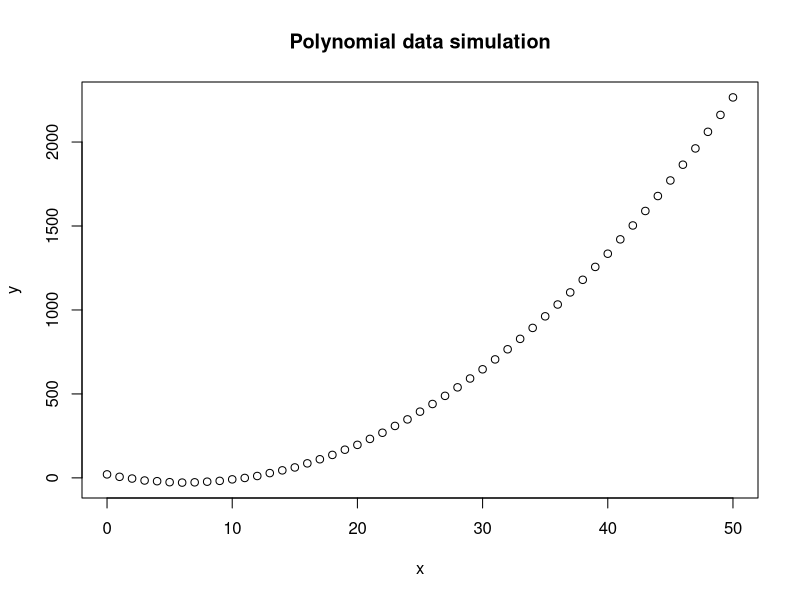
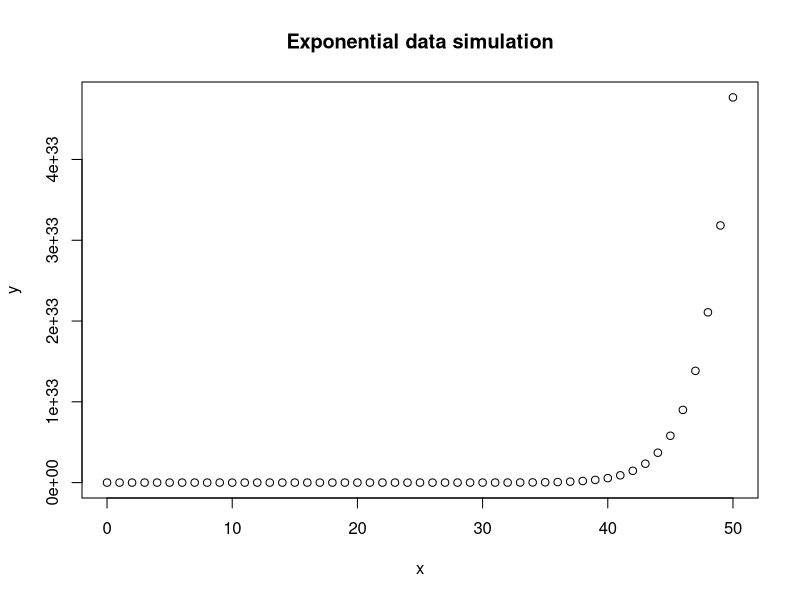
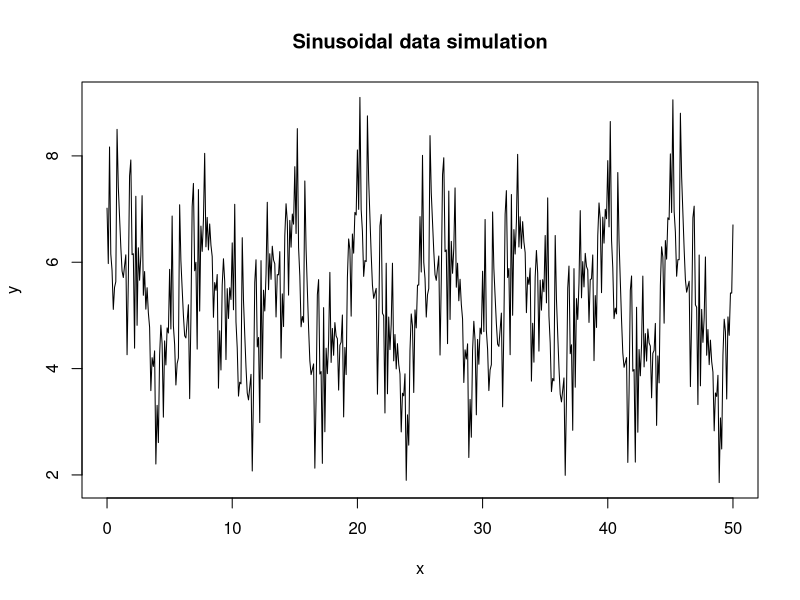
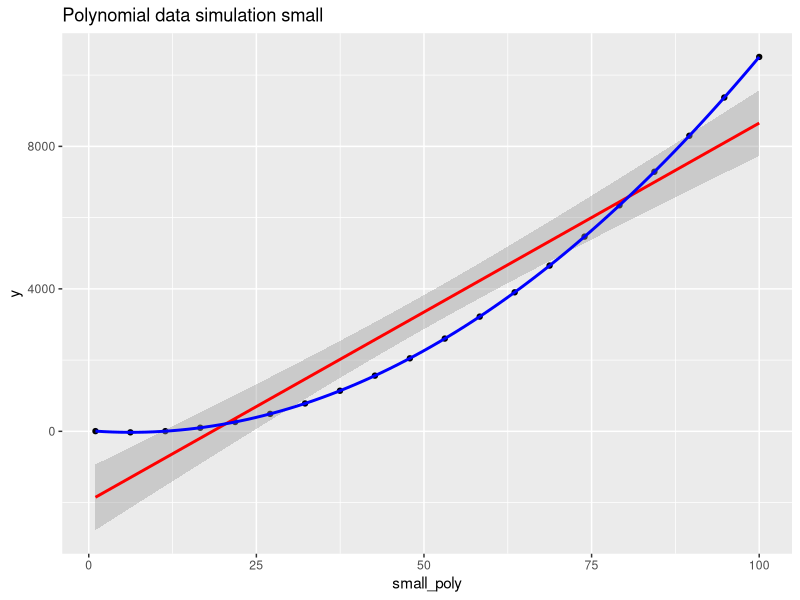
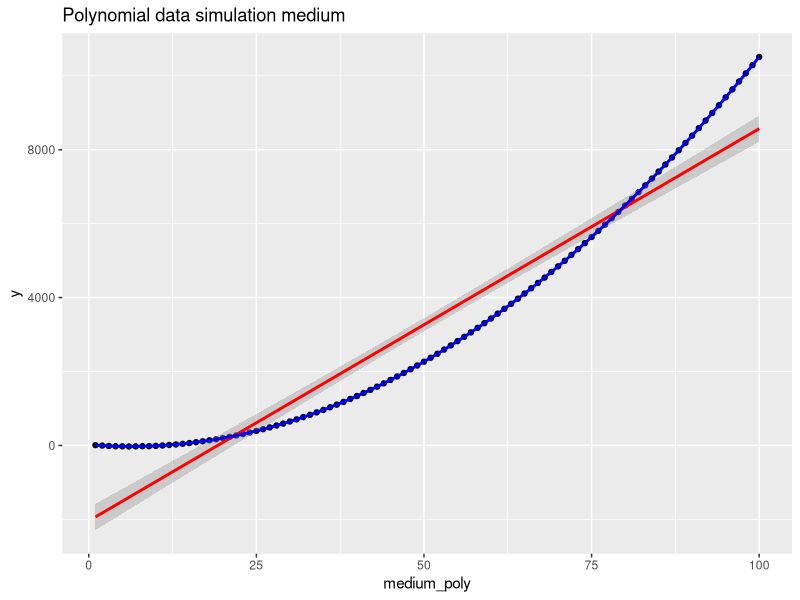
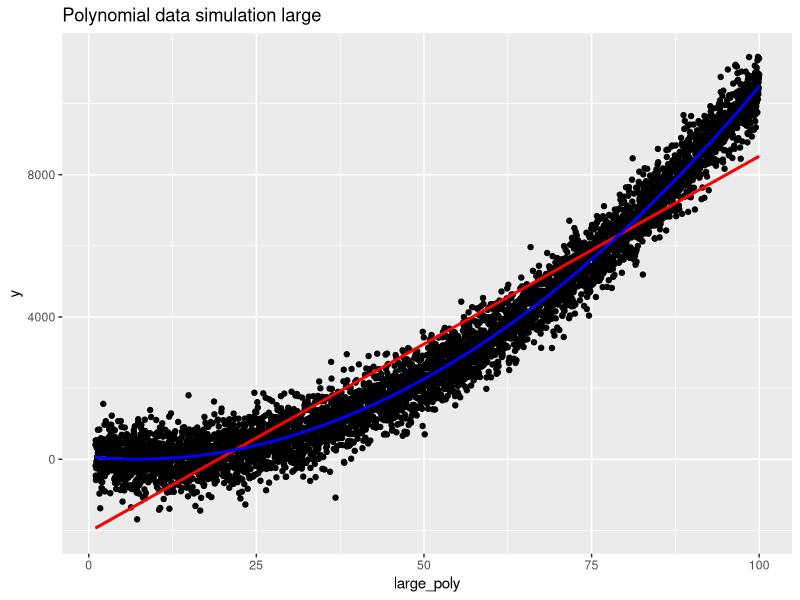
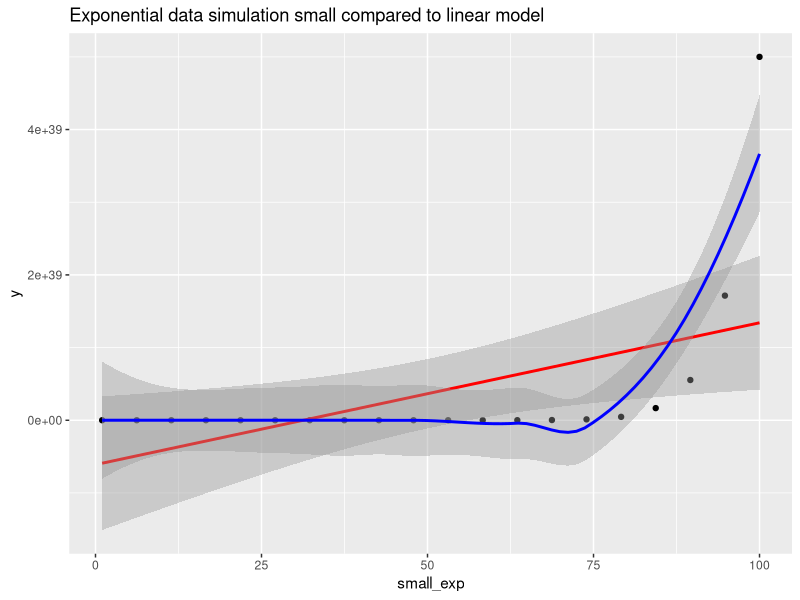
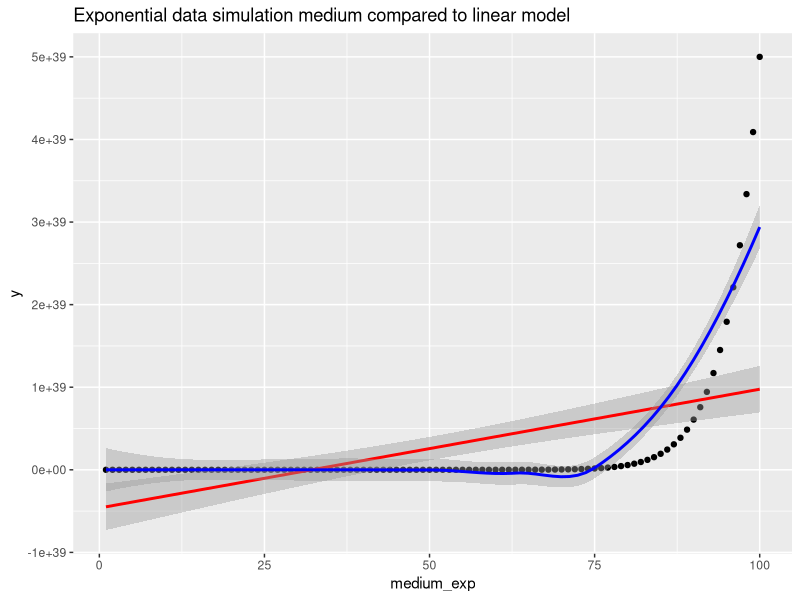

The R source for these figures, in order: (Note: this script raises an error after producing the figures.)
##Stats question 1  
##Michael McCormack

library(ggplot2)

##Simulating polynomial data
set.seed(16)
x<- seq(0,50,1)
y <- 20.3 - 15.1*x + 1.2*x^2 + rnorm(50)
plot(x, y, main = "Polynomial data simulation")


##Simulating exponential data:
x<- seq(0,50,1)
b0 <- 5
b1 <- .5
y <- b0 + b1*x^20 + rnorm(50)
plot(x,y, main = "Exponential data simulation")


##Simulating sinusoidal data:
x<-seq(0,50,.1 )
b0 <- 5.3
b1 <- 1.2
y <-b0 + b1*sin(x) + rnorm(50)  
plot(x,y,type ="l", main = "Sinusoidal data simulation")


##B.
#Simulating data of different sizes
## Polynomial data of different sample sizes:
n<-20
small_poly <- seq(1,100,length.out = n)
y <- 20.3 - 15.1*small_poly + 1.2*small_poly^2 + rnorm(n)
df<- data.frame(small_poly,y)
ggplot(df, aes(x = small_poly, y = y)) + geom_point() +
  geom_smooth(method = "lm",  colour = "red") + geom_smooth(method = "loess", colour = "blue") + 
  ggtitle("Polynomial data simulation small")

n<-100
medium_poly <- seq(1,100,length.out = n)
y <- 20.3 - 15.1*medium_poly + 1.2*medium_poly^2 + rnorm(n)
df<- data.frame(medium_poly,y)
ggplot(df, aes(x = medium_poly, y = y)) + geom_point() +
  geom_smooth(method = "lm",  colour = "red") + geom_smooth(method = "loess", colour = "blue") + 
  ggtitle("Polynomial data simulation medium")

n<-5000
sd <- 50
large_poly <- seq(1,100,length.out = n)
y <- 20.3 - 15.1*large_poly + 1.2*large_poly^2 + rnorm(n, sd = 500)
df<- data.frame(large_poly,y)
ggplot(df, aes(x = large_poly, y = y)) + geom_point() +
  geom_smooth(method = "lm",  colour = "red") + geom_smooth(method = "loess", colour = "blue") + 
  ggtitle("Polynomial data simulation large")



## Exponential data of different sample sizes:
n<-20
small_exp <- seq(1,100, length.out = n)
b0 <- 5
b1 <- .5
y <- b0 + b1*small_exp^20 + rnorm(n)
df<-data.frame(small_exp,y)
ggplot(df, aes(x = small_exp, y = y)) + geom_point() +
  geom_smooth(method = "lm",  colour = "red") + geom_smooth(method = "auto", colour = "blue") + 
  ggtitle("Exponential data simulation small compared to linear model")


n <- 100
medium_exp <- seq(1,100, length.out = n)
b0 <- 5
b1 <- .5
y <- b0 + b1*medium_exp^20 + rnorm(n)
df <- data.frame(medium_exp,y)
ggplot(df, aes(x = medium_exp, y = y)) + geom_point() +
  geom_smooth(method = "lm",  colour = "red") + geom_smooth(method = "auto", colour = "blue") + 
  ggtitle("Exponential data simulation medium compared to linear model")


n<-5000
large_exp <- seq(1,5000, length.out = n)
b0 <- 5
b1 <- .5
y <- b0 + b1*large_exp^20 + rnorm(n, sd = 50)
df <- data.frame(large_exp,y)
ggplot(df, aes(x = large_exp, y = y)) + geom_point() +
  geom_smooth(method = "lm",  colour = "red") + geom_smooth(method = "auto", colour = "blue") + 
  ggtitle("Exponential data simulation large compared to linear model")


## Sinusoidal data of different sample sizes:
##Small Sinusoidal example
n<-20
small_sin<-seq(1,50,length.out = n)
b1 <- 5.3
y <-b1 * sin(small_sin) + rnorm(n)
df <- data.frame(small_sin,y)
ggplot(df, aes(x = small_sin, y = y)) +
  geom_point() + 
  geom_line(colour= "blue") +
  geom_smooth(method = "lm",  colour = "red") +
  ggtitle("Sinusoidal data simulation small compared to linear model")

ggplot(df, aes(x = small_sin, y = y)) + geom_point() +
  geom_smooth(method = "lm",  colour = "red") + geom_smooth(method = "auto", colour = "blue") + 
  ggtitle("Sinusoidal data simulation small compared to linear model")

plot(small_sin,y, type="l", main = "Sinusoidal data simulation small")


##Medium Sinusoidal example
n<-100
medium_sin <- seq(1,50,length.out = n)
b1 <- 5.3
y <- b1* sin(medium_sin) + rnorm(n)
df<- data.frame(medium_sin,y)
ggplot(df, aes(x = medium_sin, y = y)) + geom_point() + 
  geom_line(colour= "blue") +
  geom_smooth(method = "lm",  colour = "red") +
  ggtitle("Sinusoidal data simulation medium compared to linear model")

  
  
  geom_smooth(method = "auto", colour = "blue")
  geom_smooth(method = "lm",  colour = "red") + geom_smooth(method = "auto", colour = "blue") + 
  ggtitle("Sinusoidal data simulation medium compared to linear model")

plot(medium_sin,y, type ="l",main = "Sinusoidal data simulation medium")


#Large Sinusoidal Example
n<-5000
large_sin <- seq(1,50,length.out = n)
b1 <- 5.3
y <- b1* sin(large_sin) + rnorm(n)
df<- data.frame(large_sin,y)
ggplot(df, aes(x = large_sin, y = y)) + geom_point() + 
  geom_line(colour= "blue") +
  geom_smooth(method = "lm",  colour = "red") + 
  ggtitle("Sinusoidal data simulation large compared to linear model")


plot(large_sin,y, type = "l", main = "Sinusoidal data simulation large")


##C.
## Regression for small polynomial:
n <- 20
small_poly <- seq(1,50, length.out = n)
y <- 20.3 - 15.1*small_poly + 1.2*small_poly^2 + rnorm(n, sd = 5)
#plot(small_poly,y)
small_poly_regression <- lm( y ~ poly(small_poly,2)) 
summary(small_poly_regression)
#Fitted model
# Y_hat = 682.803 + 3066.432x + 1061.829(x)^2
y_hat <- predict(small_poly_regression, interval = "confidence")

confint(small_poly_regression, level=0.95)
predict(small_poly_regression, level = 0.95)
plot(small_poly_regression, which =2)


y.fit <- small_poly_regression$fitted.values

y_hat <- predict(small_poly_regression, interval = "confidence")

b0 <- small_poly_regression$coefficients

##Regression for medium polynomial
n<-100
medium_poly <- seq(1,50,length.out = n)
y <- 20.3 - 15.1*medium_poly + 1.2*medium_poly^2 + rnorm(n, sd = 5)
medium_poly_regression <- lm(y ~ poly(medium_poly,2))
#plot(medium_poly,y)
summary(medium_poly_regression)

##Predicting y_hat values for all simulated points
y_hat <- predict(medium_poly_regression, interval = "confidence")

##Predicting y_hat valeus to 95% confidence interval 
new.data1 <- data.frame(medium_poly = 5)
new.data2 <- data.frame(medium_poly = 10)
new.data3 <- data.frame(medium_poly = 25)
new.data4 <- data.frame(medium_poly = 40)
new.data5 <- data.frame(medium_poly = 75)
a <- predict(medium_poly_regression, newdata = new.data1, interval = "confidence" )
b <- predict(medium_poly_regression, newdata = new.data2, interval = "confidence" )
c <- predict(medium_poly_regression, newdata = new.data3, interval = "confidence" )
d <- predict(medium_poly_regression, newdata = new.data4, interval = "confidence" )
e <- predict(medium_poly_regression, newdata = new.data5, interval = "confidence" )

##Checking confidence intervals of beta coefficients
confint(medium_poly_regression, level = 0.95)

##Finding MSE
y.fit <- medium_poly_regression$fitted.values
sse <- sum((y - y.fit)^2)
mse <- sse / (n-2)

anova(medium_poly_regression)




##Regression for large polynomial
n<-5000
sd <- 50
large_poly <- seq(1,100,length.out = n)
y <- 20.3 - 15.1*large_poly + 1.2*large_poly^2 + rnorm(n, sd = 500)
large_poly_regression <- lm(y ~ poly(large_poly,2))
summary(large_poly_regression)

confint(large_poly_regression, level = 0.95)
y_hat <- predict(large_poly_regression, interval = "confidence")


###Test signficance of beta with t - test





# D - Tasks that were affecte by the nonlinear relationship




# E - 

#i 
n <- 20
b0 <- 10
b1 <- 2
x <-runif(n, 0, 10)
eps <- 3 *rnorm(n)
y <- b0 - b1 * (x - 5)^2 + eps


plot(x,y,col='deepskyblue4', vlab='x',main ='Polynomial simulated data')

q <- seq(from=0, to=20, by=0.1)
y <- 500 + 0.4 * (q-10)^3

noise <- rnorm(length(q), mean=10, sd=80)
noisy.y <- y + noise

plot(q,noisy.y,col='deepskyblue4',xlab='q',main='Observed data')
lines(q,y,col='firebrick1',lwd=3)
